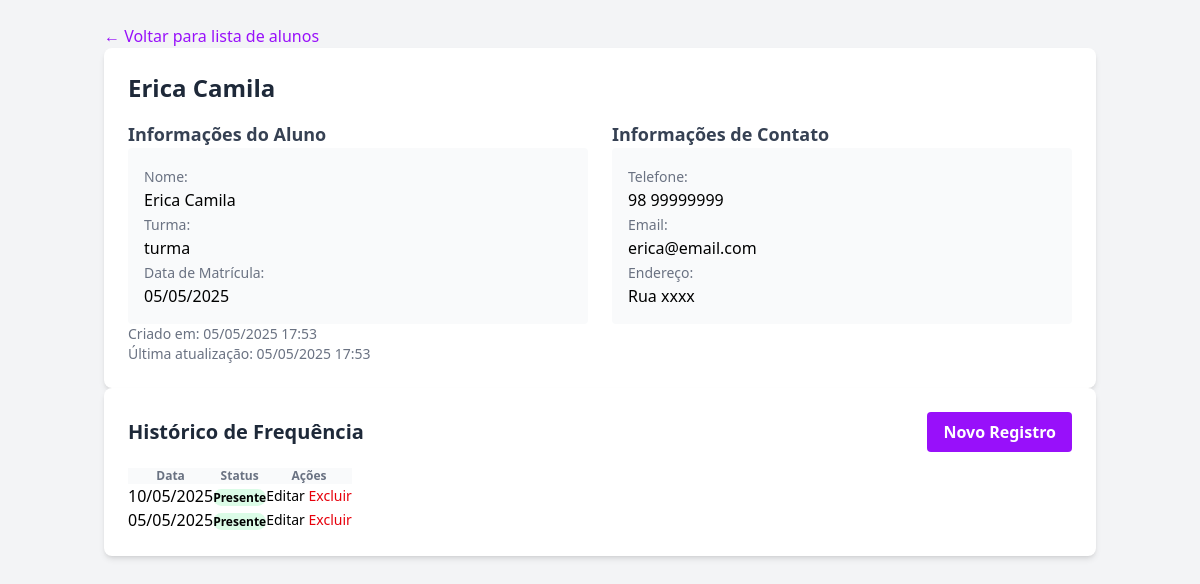
The page /escola/alunos/1/ on the database its author committed.
### school/models.py (models this page shows, shortened)
class Student(models.Model):
    member = models.ForeignKey(Member, on_delete=models.CASCADE, related_name="student_enrollments", verbose_name="Membro (Aluno)")
    school_class = models.ForeignKey(SchoolClass, on_delete=models.CASCADE, related_name="students", verbose_name="Turma")
    enrollment_date = models.DateField(auto_now_add=True, verbose_name="Data de Matrícula")
    created_at = models.DateTimeField(auto_now_add=True, verbose_name="Criado em")
    updated_at = models.DateTimeField(auto_now=True, verbose_name="Atualizado em")
    class Meta:
        verbose_name = "Aluno"
        verbose_name_plural = "Alunos"
        unique_together = [("member", "school_class")] # Um membro só pode estar em uma turma uma vez?
        ordering = ["school_class", "member__name"]

class SchoolClass(models.Model):
    name = models.CharField(max_length=255, verbose_name="Nome da Turma")
    description = models.TextField(blank=True, null=True, verbose_name="Descrição")
    teacher = models.ForeignKey(Member, on_delete=models.SET_NULL, null=True, blank=True, related_name="taught_classes", verbose_name="Professor")
    room = models.CharField(max_length=100, blank=True, null=True, verbose_name="Sala")
    schedule = models.CharField(max_length=255, blank=True, null=True, verbose_name="Horário")
    max_students = models.PositiveIntegerField(blank=True, null=True, verbose_name="Máximo de Alunos")
    created_at = models.DateTimeField(auto_now_add=True, verbose_name="Criado em")
    updated_at = models.DateTimeField(auto_now=True, verbose_name="Atualizado em")
    class Meta:
        verbose_name = "Turma da Escola Dominical"
        verbose_name_plural = "Turmas da Escola Dominical"
        ordering = ["name"]

class Attendance(models.Model):
    student = models.ForeignKey(Student, on_delete=models.CASCADE, related_name="attendances", verbose_name="Aluno")
    school_class = models.ForeignKey(SchoolClass, on_delete=models.CASCADE, related_name="attendances", verbose_name="Turma") # Redundante? Student já tem a turma.
    date = models.DateField(verbose_name="Data da Aula")
    present = models.BooleanField(default=False, verbose_name="Presente")
    created_at = models.DateTimeField(auto_now_add=True, verbose_name="Registrado em")
    class Meta:
        verbose_name = "Registro de Frequência"
        verbose_name_plural = "Registros de Frequência"
        unique_together = [("student", "date")] # Um aluno só tem um registro por dia
        ordering = ["-date", "student"]

### members/models.py (models this page shows, shortened)
class Member(models.Model):
    MEMBER_TYPE_CHOICES = [
        ("membro", "Membro"),
        ("visitante", "Visitante"),
        ("obreiro", "Obreiro"),
    ]
    GENDER_CHOICES = [
        ("M", "Masculino"),
        ("F", "Feminino"),
        ("O", "Outro"),
    ]
    MARITAL_STATUS_CHOICES = [
        ("solteiro", "Solteiro(a)"),
        ("casado", "Casado(a)"),
        ("divorciado", "Divorciado(a)"),
        ("viuvo", "Viúvo(a)"),
    ]
    STATUS_CHOICES = [
        ("ativo", "Ativo"),
        ("inativo", "Inativo"),
        ("transferido", "Transferido"),
        ("disciplina", "Em Disciplina"),
        ("visitante", "Visitante"),
    ]
    user = models.OneToOneField(settings.AUTH_USER_MODEL, on_delete=models.SET_NULL, null=True, blank=True, verbose_name="Usuário do Sistema")
    name = models.CharField(max_length=255, verbose_name="Nome Completo")
    birth_date = models.DateField(null=True, blank=True, verbose_name="Data de Nascimento")
    gender = models.CharField(max_length=10, choices=GENDER_CHOICES, null=True, blank=True, verbose_name="Sexo")
    marital_status = models.CharField(max_length=15, choices=MARITAL_STATUS_CHOICES, null=True, blank=True, verbose_name="Estado Civil")
    address = models.TextField(blank=True, null=True, verbose_name="Endereço")
    phone = models.CharField(max_length=20, blank=True, null=True, verbose_name="Telefone")
    email = models.EmailField(blank=True, null=True, verbose_name="Email")
    baptism_date = models.DateField(null=True, blank=True, verbose_name="Data de Batismo")
    join_date = models.DateField(blank=True, null=True, verbose_name="Data de Ingresso")
    origin_church = models.CharField(max_length=255, blank=True, null=True, verbose_name="Igreja de Origem")
    member_type = models.CharField(max_length=50, choices=MEMBER_TYPE_CHOICES, default="membro", verbose_name="Tipo de Membro") # Pode ser redundante com role
    role = models.CharField(max_length=100, blank=True, null=True, verbose_name="Cargo/Função")
    status = models.CharField(max_length=15, choices=STATUS_CHOICES, default="ativo", verbose_name="Status")
    church = models.ForeignKey(Church, on_delete=models.SET_NULL, null=True, blank=True, related_name="members", verbose_name="Igreja Atual")
    photo = models.ImageField(upload_to='member_photos/', null=True, blank=True, verbose_name="Foto")
    notes = models.TextField(blank=True, null=True, verbose_name="Observações")
    created_at = models.DateTimeField(auto_now_add=True, verbose_name="Criado em")
    updated_at = models.DateTimeField(auto_now=True, verbose_name="Atualizado em")
    class Meta:
        verbose_name = "Membro"
        verbose_name_plural = "Membros"
        ordering = ["name"]

### school/views.py (the view)
# urls.py: path("alunos/<int:pk>/", views.student_detail, name="student_detail"),
def student_detail(request, pk):
    student = get_object_or_404(Student.objects.select_related("member", "school_class"), pk=pk)
    attendances = student.attendances.all().order_by("-date")
    return render(request, "schools/student_detail.html", {
        "student": student,
        "attendances": attendances,
        "active_menu": "school",
    })

### school/templates/schools/student_detail.html (shortened to what this page needs)
{% extends 'core/base.html' %}
{% load static %}
{% block content %}
<div class="container mx-auto px-4 py-6">
    <div class="mb-6">
        <a href="{% url 'school:student_list' %}" class="text-purple-600 hover:text-purple-700">
            &larr; Voltar para lista de alunos
        </a>
    </div>
    <div class="bg-white shadow-md rounded-lg overflow-hidden mb-6">
        <div class="p-6">
            <div class="flex justify-between items-start">
                <h1 class="text-2xl font-bold text-gray-800 mb-4">{{ student.member.name }}</h1>
                <div class="flex space-x-2">
                    <a href="{% url 'school:student_update' student.pk %}" class="bg-indigo-600 hover:bg-indigo-700 text-white font-bold py-2 px-4 rounded">
                    </a>
                    <a href="{% url 'school:student_delete' student.pk %}" class="bg-red-600 hover:bg-red-700 text-white font-bold py-2 px-4 rounded">
                    </a>
                </div>
            </div>
            <div class="grid grid-cols-1 md:grid-cols-2 gap-6 mt-4">
                <div>
                    <h2 class="text-lg font-semibold text-gray-700 mb-2">Informações do Aluno</h2>
                    <div class="bg-gray-50 p-4 rounded">
                        <div class="mb-3">
                            <span class="text-sm text-gray-500">Nome:</span>
                            <p class="font-medium">{{ student.member.name }}</p>
                        </div>
                        <div class="mb-3">
                            <span class="text-sm text-gray-500">Turma:</span>
                            <p class="font-medium">{{ student.school_class.name }}</p>
                        </div>
                        <div class="mb-3">
                            <span class="text-sm text-gray-500">Data de Matrícula:</span>
                            <p class="font-medium">{{ student.enrollment_date|date:"d/m/Y" }}</p>
                        </div>
                    </div>
                </div>
                <div>
                    <h2 class="text-lg font-semibold text-gray-700 mb-2">Informações de Contato</h2>
                    <div class="bg-gray-50 p-4 rounded">
                        <div class="mb-3">
                            <span class="text-sm text-gray-500">Telefone:</span>
                            <p class="font-medium">{{ student.member.phone|default:"Não informado" }}</p>
                        </div>
                        <div class="mb-3">
                            <span class="text-sm text-gray-500">Email:</span>
                            <p class="font-medium">{{ student.member.email|default:"Não informado" }}</p>
                        </div>
                        <div class="mb-3">
                            <span class="text-sm text-gray-500">Endereço:</span>
                            <p class="font-medium">{{ student.member.address|default:"Não informado" }}</p>
                        </div>
                    </div>
                </div>
            </div>
            <div class="mt-6 text-sm text-gray-500">
                <p>Criado em: {{ student.created_at|date:"d/m/Y H:i" }}</p>
                <p>Última atualização: {{ student.updated_at|date:"d/m/Y H:i" }}</p>
            </div>
        </div>
    </div>
    <div class="bg-white shadow-md rounded-lg overflow-hidden">
        <div class="p-6">
            <div class="flex justify-between items-center mb-4">
                <h2 class="text-xl font-bold text-gray-800">Histórico de Frequência</h2>
                <a href="{% url 'school:attendance_create' %}" class="bg-purple-600 hover:bg-purple-700 text-white font-bold py-2 px-4 rounded">
                    Novo Registro
                </a>
            </div>
            {% if attendances %}
            <table class="min-w-full divide-y divide-gray-200">
                <thead class="bg-gray-50">
                    <tr>
                        <th scope="col" class="px-6 py-3 text-left text-xs font-medium text-gray-500 uppercase tracking-wider">Data</th>
                        <th scope="col" class="px-6 py-3 text-left text-xs font-medium text-gray-500 uppercase tracking-wider">Status</th>
                        <th scope="col" class="px-6 py-3 text-left text-xs font-medium text-gray-500 uppercase tracking-wider">Ações</th>
                    </tr>
                </thead>
                <tbody class="bg-white divide-y divide-gray-200">
                    {% for attendance in attendances %}
                    <tr>
                        <td class="px-6 py-4 whitespace-nowrap">{{ attendance.date|date:"d/m/Y" }}</td>
                        <td class="px-6 py-4 whitespace-nowrap">
                            {% if attendance.present %}
                            <span class="px-2 inline-flex text-xs leading-5 font-semibold rounded-full bg-green-100 text-green-800">
                                Presente
                            </span>
                            {% else %}
                            <span class="px-2 inline-flex text-xs leading-5 font-semibold rounded-full bg-red-100 text-red-800">
                                Ausente
                            </span>
                            {% endif %}
                        </td>
                        <td class="px-6 py-4 whitespace-nowrap text-sm font-medium">
                            <a href="{% url 'school:attendance_update' attendance.pk %}" class="text-indigo-600 hover:text-indigo-900 mr-3">Editar</a>
                            <a href="{% url 'school:attendance_delete' attendance.pk %}" class="text-red-600 hover:text-red-900">Excluir</a>
                        </td>
                    </tr>
                    {% endfor %}
                </tbody>
            </table>
            {% else %}
            <div class="p-6 text-center text-gray-500">
                Nenhum registro de frequência para este aluno. <a href="{% url 'school:attendance_create' %}" class="text-purple-600 hover:text-purple-900">Criar novo registro</a>.
            </div>
            {% endif %}
        </div>
    </div>
</div>
{% endblock %}

### rows shown on the page
Student: member.name "Erica Camila", school_class.name "turma", enrollment_date "05/05/2025", member.phone "98 99999999", member.email "erica@email.com", member.address "Rua xxxx", created_at "05/05/2025 17:53", updated_at "05/05/2025 17:53"
Attendance: date "10/05/2025", present "Presente"
Attendance: date "05/05/2025", present "Presente"
